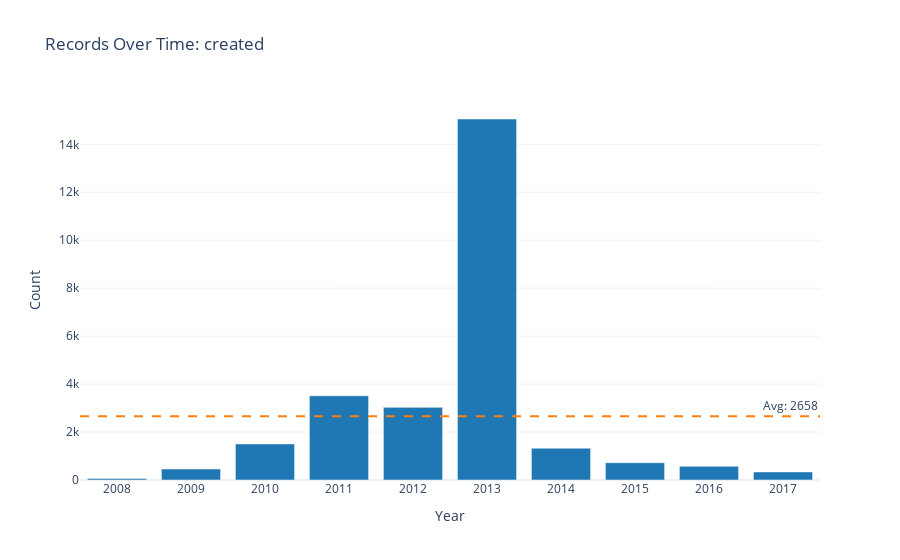

This figure's notebook cell:
### Markdown cell above
## 2.7 Datetime Columns Analysis

**📖 Unlike numeric transformations, datetime analysis recommends NEW FEATURES to create:**

| Recommendation Type | Purpose | Examples |
|---------------------|---------|----------|
| **Feature Engineering** | Create predictive features from dates | `days_since_signup`, `tenure_years`, `month_sin_cos` |
| **Modeling Strategy** | How to structure train/test | Time-based splits when trends detected |
| **Data Quality** | Issues to address before modeling | Placeholder dates (1/1/1900) to filter |

**📖 Feature Engineering Strategies:**
- **Recency**: `days_since_X` - How recent was the event? (useful for predicting behavior)
- **Tenure**: `tenure_years` - How long has customer been active? (maturity/loyalty)
- **Duration**: `days_between_A_and_B` - Time between events (e.g., signup to first purchase)
- **Cyclical**: `month_sin`, `month_cos` - Preserves that December is near January
- **Categorical**: `is_weekend`, `is_quarter_end` - Behavioral indicators

### Code cell
from customer_retention.stages.profiling.temporal_analyzer import TemporalRecommendationType

datetime_cols = [
    name for name, col in findings.columns.items()
    if col.inferred_type == ColumnType.DATETIME
    and name not in TEMPORAL_METADATA_COLS
]

temporal_analyzer = TemporalAnalyzer()

# Store all datetime recommendations grouped by type
feature_engineering_recs = []
modeling_strategy_recs = []
data_quality_recs = []
datetime_summaries = []

for col_name in datetime_cols:
    col_info = findings.columns[col_name]
    print(f"\n{'='*70}")
    print(f"Column: {col_name}")
    print(f"Type: {col_info.inferred_type.value} (Confidence: {col_info.confidence:.0%})")
    print(f"{'='*70}")
    
    date_series = pd.to_datetime(df[col_name], errors='coerce', format='mixed')
    valid_dates = date_series.dropna()
    
    print(f"\n📅 Date Range: {valid_dates.min()} to {valid_dates.max()}")
    print(f"   Nulls: {date_series.isna().sum():,} ({date_series.isna().mean()*100:.1f}%)")
    
    # Basic temporal analysis
    analysis = temporal_analyzer.analyze(date_series)
    print(f"   Auto-detected granularity: {analysis.granularity.value}")
    print(f"   Span: {analysis.span_days:,} days ({analysis.span_days/365:.1f} years)")
    
    # Growth analysis
    growth = temporal_analyzer.calculate_growth_rate(date_series)
    if growth.get("has_data"):
        print(f"\n📈 Growth Analysis:")
        print(f"   Trend: {growth['trend_direction'].upper()}")
        print(f"   Overall growth: {growth['overall_growth_pct']:+.1f}%")
        print(f"   Avg monthly growth: {growth['avg_monthly_growth']:+.1f}%")
    
    # Seasonality analysis
    seasonality = temporal_analyzer.analyze_seasonality(date_series)
    if seasonality.has_seasonality:
        print(f"\n🔄 Seasonality Detected:")
        print(f"   Peak months: {', '.join(seasonality.peak_periods[:3])}")
        print(f"   Trough months: {', '.join(seasonality.trough_periods[:3])}")
        print(f"   Seasonal strength: {seasonality.seasonal_strength:.2f}")
    
    # Get recommendations using framework
    other_dates = [c for c in datetime_cols if c != col_name]
    recommendations = temporal_analyzer.recommend_features(date_series, col_name, other_date_columns=other_dates)
    
    # Group by recommendation type
    col_feature_recs = [r for r in recommendations if r.recommendation_type == TemporalRecommendationType.FEATURE_ENGINEERING]
    col_modeling_recs = [r for r in recommendations if r.recommendation_type == TemporalRecommendationType.MODELING_STRATEGY]
    col_quality_recs = [r for r in recommendations if r.recommendation_type == TemporalRecommendationType.DATA_QUALITY]
    
    feature_engineering_recs.extend(col_feature_recs)
    modeling_strategy_recs.extend(col_modeling_recs)
    data_quality_recs.extend(col_quality_recs)
    
    # Display recommendations grouped by type
    if col_feature_recs:
        print(f"\n🛠️ FEATURES TO CREATE:")
        for rec in col_feature_recs:
            priority_icon = "🔴" if rec.priority == "high" else "🟡" if rec.priority == "medium" else "✓"
            print(f"   {priority_icon} {rec.feature_name} ({rec.category})")
            print(f"      Why: {rec.reason}")
            if rec.code_hint:
                print(f"      Code: {rec.code_hint}")
    
    if col_modeling_recs:
        print(f"\n⚙️ MODELING CONSIDERATIONS:")
        for rec in col_modeling_recs:
            priority_icon = "🔴" if rec.priority == "high" else "🟡" if rec.priority == "medium" else "✓"
            print(f"   {priority_icon} {rec.feature_name}")
            print(f"      Why: {rec.reason}")
    
    if col_quality_recs:
        print(f"\n⚠️ DATA QUALITY ISSUES:")
        for rec in col_quality_recs:
            priority_icon = "🔴" if rec.priority == "high" else "🟡" if rec.priority == "medium" else "✓"
            print(f"   {priority_icon} {rec.feature_name}")
            print(f"      Why: {rec.reason}")
            if rec.code_hint:
                print(f"      Code: {rec.code_hint}")
    
    # Standard extractions always available
    print(f"\n   Standard extractions available: year, month, day, day_of_week, quarter")
    
    # Store summary
    datetime_summaries.append({
        "Column": col_name,
        "Span (days)": analysis.span_days,
        "Seasonality": "Yes" if seasonality.has_seasonality else "No",
        "Trend": growth.get('trend_direction', 'N/A').capitalize() if growth.get("has_data") else "N/A",
        "Features to Create": len(col_feature_recs),
        "Modeling Notes": len(col_modeling_recs),
        "Quality Issues": len(col_quality_recs)
    })
    
    # === VISUALIZATIONS ===
    
    if growth.get("has_data"):
        fig = charts.growth_summary_indicators(growth, title=f"Growth Summary: {col_name}")
        display_figure(fig)
    
    chart_type = "line" if analysis.granularity in [TemporalGranularity.DAY, TemporalGranularity.WEEK] else "bar"
    fig = charts.temporal_distribution(analysis, title=f"Records Over Time: {col_name}", chart_type=chart_type)
    display_figure(fig)
    
    fig = charts.temporal_trend(analysis, title=f"Trend Analysis: {col_name}")
    display_figure(fig)
    
    yoy_data = temporal_analyzer.year_over_year_comparison(date_series)
    if len(yoy_data) > 1:
        fig = charts.year_over_year_lines(yoy_data, title=f"Year-over-Year: {col_name}")
        display_figure(fig)
        fig = charts.year_month_heatmap(yoy_data, title=f"Records Heatmap: {col_name}")
        display_figure(fig)
    
    if growth.get("has_data"):
        fig = charts.cumulative_growth_chart(growth["cumulative"], title=f"Cumulative Records: {col_name}")
        display_figure(fig)
    
    fig = charts.temporal_heatmap(date_series, title=f"Day of Week Distribution: {col_name}")
    display_figure(fig)

# === DATETIME SUMMARY ===
if datetime_summaries:
    print("\n" + "=" * 70)
    print("DATETIME COLUMNS SUMMARY")
    print("=" * 70)
    display_table(pd.DataFrame(datetime_summaries))
    
    # Summary by recommendation type
    print("\n📋 ALL RECOMMENDATIONS BY TYPE:")
    
    if feature_engineering_recs:
        print(f"\n🛠️ FEATURES TO CREATE ({len(feature_engineering_recs)}):")
        for i, rec in enumerate(feature_engineering_recs, 1):
            priority_icon = "🔴" if rec.priority == "high" else "🟡" if rec.priority == "medium" else "✓"
            print(f"   {i}. {priority_icon} {rec.feature_name}")
    
    if modeling_strategy_recs:
        print(f"\n⚙️ MODELING CONSIDERATIONS ({len(modeling_strategy_recs)}):")
        for i, rec in enumerate(modeling_strategy_recs, 1):
            priority_icon = "🔴" if rec.priority == "high" else "🟡" if rec.priority == "medium" else "✓"
            print(f"   {i}. {priority_icon} {rec.feature_name}: {rec.reason}")
    
    if data_quality_recs:
        print(f"\n⚠️ DATA QUALITY TO ADDRESS ({len(data_quality_recs)}):")
        for i, rec in enumerate(data_quality_recs, 1):
            priority_icon = "🔴" if rec.priority == "high" else "🟡" if rec.priority == "medium" else "✓"
            print(f"   {i}. {priority_icon} {rec.feature_name}: {rec.reason}")
    
    # Add recommendations to registry
    added_derived = 0
    added_modeling = 0
    
    # Add feature engineering recommendations to Silver layer (derived columns)
    if registry.silver:
        for rec in feature_engineering_recs:
            registry.add_silver_derived(
                column=rec.feature_name,
                expression=rec.code_hint or "",
                feature_type=rec.category,
                rationale=rec.reason,
                source_notebook="02_column_deep_dive"
            )
            added_derived += 1
    
    # Add modeling strategy recommendations to Bronze layer
    seen_strategies = set()
    for rec in modeling_strategy_recs:
        if rec.feature_name not in seen_strategies:
            registry.add_bronze_modeling_strategy(
                strategy=rec.feature_name,
                column=datetime_cols[0] if datetime_cols else "",
                parameters={"category": rec.category},
                rationale=rec.reason,
                source_notebook="02_column_deep_dive"
            )
            seen_strategies.add(rec.feature_name)
            added_modeling += 1
    
    print(f"\n✅ Added {added_derived} derived column recommendations to Silver layer")
    print(f"✅ Added {added_modeling} modeling strategy recommendations to Bronze layer")

### Figure 1 — Plotly figure (JSON) as saved in the notebook; plotly's stock layout.template omitted (floating-point values rounded to 4 significant figures)
{"data": [{"marker": {"color": "#1f77b4"}, "name": "Record Count", "type": "bar", "x": ["2008", "2009", "2010", "2011", "2012", "2013", "2014", "2015", "2016", "2017"], "y": [60, 459, 1504, 3514, 3029, 15056, 1326, 722, 571, 337]}], "layout": {"annotations": [{"showarrow": false, "text": "Avg: 2658", "x": 1, "xanchor": "right", "xref": "x domain", "y": 2658.0, "yanchor": "bottom", "yref": "y"}], "shapes": [{"line": {"color": "#ff7f0e", "dash": "dash"}, "type": "line", "x0": 0, "x1": 1, "xref": "x domain", "y0": 2658.0, "y1": 2658.0, "yref": "y"}], "title": {"text": "Records Over Time: created"}, "xaxis": {"tickangle": 0, "title": {"text": "Year"}}, "yaxis": {"title": {"text": "Count"}}}}
